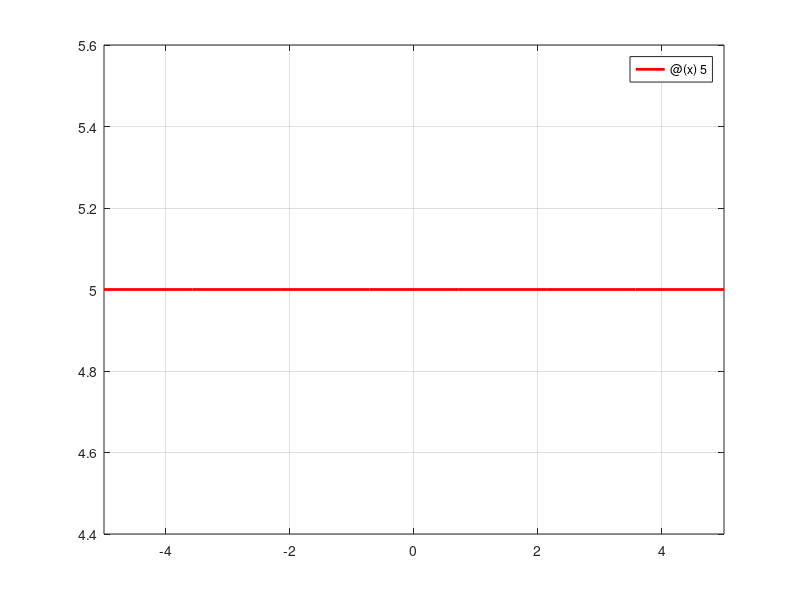

Write the MATLAB code that produced this figure.
                                   % ESO208 Assignment 1
                                   % NAVNEET SINGH
                                   % 200626
                                   % Q2
% finding roots of a polynomial
% Test Polynomial
% x.^4-7.4*x.^3+20.44*x.^2-24.184*x+9.6448
% Muller method: Start with (−1,0,1) and then (0,1,2)
% Bairstow method: Start with (α0 = −5, α1 = 4) and then (α0 = −2, α1=2)
% Maximum iteration: 50
% Maximum relative approximate error: 0.01%

disp('List of methods:');
disp('1. Mullers method');
disp('2. Bairstows method');
method_type = input('Enter method number to use : ');

% plotting the input function

func = input('Enter your function : ','s');
str1 = strcat('@(x)', func);
fn = str2func(str1);
figure;
fplot(fn,'r', 'LineWidth', 2);
grid on;

% 1. Mullers method
if (method_type == 1)
    syms x;
    y = zeros(100);
    %fn = input('Enter the function : ');
    y(1) = input('Enter the first guess :  ');
    y(2) = input('Enter the second guess :  ');
    y(3) = input('Enter the Third guess :  ');
    max_it = input('Enter the maximum number of iteration :  ');
    max_re = input('Enter the max relative error (%):  ');
    error = zeros(100);
    for i = 3:max_it+2   
       k = subs(fn,y(i)); % subs used to substitue variable value in the function
       l = subs(fn,y(i-1));
       m = subs(fn,y(i-2));
       a = (((k - l )/( y(i) - y(i-1) )) - (l - m)/( y(i-1) - y(i-2) ))/( y(i) - y(i-2));
       b = ( k - l )/( y(i) - y(i-1) ) + a*( y(i) - y(i-1) );
       c = k;
      
       delta_1 = -2*c/( b + sqrt( b*b - 4*a*c )); 
       delta_2 = -2*c/( b - sqrt( b*b - 4*a*c ));
         p = abs(delta_1);
         q = abs(delta_2);
       if p<q
           y(i+1) = y(i) + delta_1;
       end
       if q<p
           y(i+1) = y(i) + delta_2;
       end

       error(i) = abs(( y(i+1)-y(i) )*100/y(i+1));
       if error(i) <= max_re
           disp('error condition reached');
            break;
       end
       if(i >= max_it)
            disp('max iterations reached');
            break;
       end
    end
  disp('Root is : ');
  disp(y(i+1));
end 

% 2. Bairstows method
if (method_type == 2) 
    syms x;
    %syms err1(i);
    %syms err2(i);
    err1 = zeros(100);
    err2 = zeros(100);
    fn = input('Again enter the Test function this time to use power use only " ^ " :  ');
    c = coeffs(fn);
    n = length(c);
    d = zeros(n);
    del = zeros(n-1);
    r = input('Enter the value of r :  ');
    s = input('Enter the valuse of s :  ');
    err_r = 0;
    err_s = 0;
    max_ite = input('Enter the Number of maximum iterations :  ');
    max_re = input('Enter the max relative error limit :  ');
    error = 0;
    for i = 1:max_ite
        d(n) = c(n);
        del(n-1) = d(n);
        d(n-1) = c(n-1) + s*d(n);
        del(n-2) = d(n-1) + s*del(n-1);

        for j= n-2:-1:1
            d(j) = c(j) + s*d(j+1) + r*d(j+2);
            del(j) = d(j+1)+ s*del(j+1) + r*del(j+2);
        end
        err_r = ((del(1)*d(2)-del(2)*d(1))/(del(2)*del(2)-del(1)*del(3)));
        err_s= ((del(3)*d(1)-del(2)*d(2))/(del(2)*del(2)-del(1)*del(3)));
        r = r + err_r;
        s = s + err_s;

        err1(i) = abs(err_r*100/r);
        err2(i) = abs(err_s*100/s);
        error = max(err1,err2);

        if error <= max_re
            disp('max error condition reached');
            break;
        end
    end
    if(i>=n)
        disp('max iterations reached');
    end
    disp('The Roots are : ');
    root1 = 0.5*(s + sqrt(s*s + 4*r));
    root2 = 0.5*(s - sqrt(s*s + 4*r));
    disp('Root 1 is  : ');
    disp(root1)
    disp('Root 2 is : ');
    disp(root2)
end